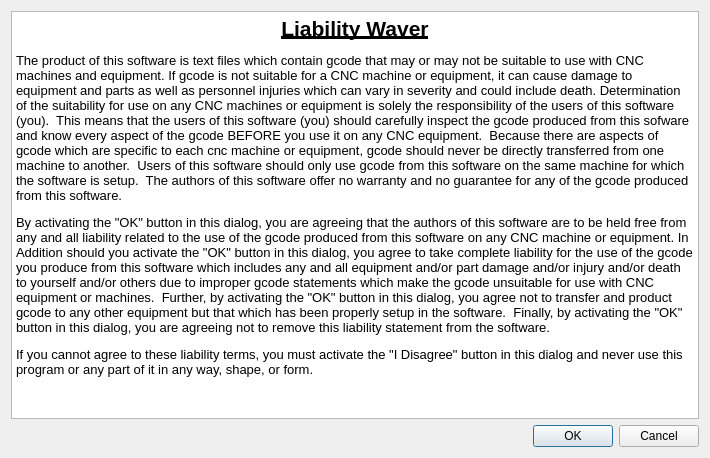
<?xml version="1.0" encoding="UTF-8"?>
<ui version="4.0">
 <class>liabilityWaver</class>
 <widget class="QDialog" name="liabilityWaver">
  <property name="geometry">
   <rect>
    <x>0</x>
    <y>0</y>
    <width>710</width>
    <height>458</height>
   </rect>
  </property>
  <property name="windowTitle">
   <string>Liability Waver</string>
  </property>
  <property name="modal">
   <bool>true</bool>
  </property>
  <layout class="QVBoxLayout" name="verticalLayout">
   <item>
    <widget class="QTextBrowser" name="textBrowser">
     <property name="enabled">
      <bool>true</bool>
     </property>
     <property name="html">
      <string>&lt;!DOCTYPE HTML PUBLIC &quot;-//W3C//DTD HTML 4.0//EN&quot; &quot;http://www.w3.org/TR/REC-html40/strict.dtd&quot;&gt;
&lt;html&gt;&lt;head&gt;&lt;meta name=&quot;qrichtext&quot; content=&quot;1&quot; /&gt;&lt;style type=&quot;text/css&quot;&gt;
p, li { white-space: pre-wrap; }
&lt;/style&gt;&lt;/head&gt;&lt;body style=&quot; font-family:'MS Shell Dlg 2'; font-size:8.25pt; font-weight:400; font-style:normal;&quot;&gt;
&lt;p align=&quot;center&quot; style=&quot; margin-top:12px; margin-bottom:12px; margin-left:0px; margin-right:0px; -qt-block-indent:0; text-indent:0px;&quot;&gt;&lt;span style=&quot; font-size:16pt; font-weight:600; text-decoration: underline;&quot;&gt;Liability Waver&lt;/span&gt;&lt;/p&gt;
&lt;p style=&quot; margin-top:12px; margin-bottom:12px; margin-left:0px; margin-right:0px; -qt-block-indent:0; text-indent:0px;&quot;&gt;&lt;span style=&quot; font-family:'MS Shell Dlg 2,sans-serif'; font-size:10pt;&quot;&gt;The product of this software is text files which contain gcode that may or may not be suitable to use with CNC machines and equipment. If gcode is not suitable for a CNC machine or equipment, it can cause damage to equipment and parts as well as personnel injuries which can vary in severity and could include death. Determination of the suitability for use on any CNC machines or equipment is solely the responsibility of the users of this software (you).  This means that the users of this software (you) should carefully inspect the gcode produced from this sofware and know every aspect of the gcode BEFORE you use it on any CNC equipment.  Because there are aspects of gcode which are specific to each cnc machine or equipment, gcode should never be directly transferred from one machine to another.  Users of this software should only use gcode from this software on the same machine for which the software is setup.  The authors of this software offer no warranty and no guarantee for any of the gcode produced from this software.  &lt;/span&gt;&lt;span style=&quot; font-size:8pt;&quot;&gt; &lt;/span&gt;&lt;/p&gt;
&lt;p style=&quot; margin-top:12px; margin-bottom:12px; margin-left:0px; margin-right:0px; -qt-block-indent:0; text-indent:0px;&quot;&gt;&lt;span style=&quot; font-family:'MS Shell Dlg 2,sans-serif'; font-size:10pt;&quot;&gt;By activating the &amp;quot;OK&amp;quot; button in this dialog, you are agreeing that the authors of this software are to be held free from any and all liability related to the use of the gcode produced from this software on any CNC machine or equipment. In Addition should you activate the &amp;quot;OK&amp;quot; button in this dialog, you agree to take complete liability for the use of the gcode you produce from this software which includes any and all equipment and/or part damage and/or injury and/or death to yourself and/or others due to improper gcode statements which make the gcode unsuitable for use with CNC equipment or machines.  Further, by activating the &amp;quot;OK&amp;quot; button in this dialog, you agree not to transfer and product gcode to any other equipment but that which has been properly setup in the software.  Finally, by activating the &amp;quot;OK&amp;quot; button in this dialog, you are agreeing not to remove this liability statement from the software.&lt;/span&gt;&lt;span style=&quot; font-size:8pt;&quot;&gt; &lt;/span&gt;&lt;/p&gt;
&lt;p style=&quot; margin-top:12px; margin-bottom:12px; margin-left:0px; margin-right:0px; -qt-block-indent:0; text-indent:0px;&quot;&gt;&lt;span style=&quot; font-family:'MS Shell Dlg 2,sans-serif'; font-size:10pt;&quot;&gt;If you cannot agree to these liability terms, you must activate the &amp;quot;I Disagree&amp;quot; button in this dialog and never use this program or any part of it in any way, shape, or form.&lt;/span&gt;&lt;span style=&quot; font-size:8pt;&quot;&gt; &lt;/span&gt;&lt;/p&gt;&lt;/body&gt;&lt;/html&gt;</string>
     </property>
    </widget>
   </item>
   <item>
    <widget class="QDialogButtonBox" name="buttonBox">
     <property name="focusPolicy">
      <enum>Qt::NoFocus</enum>
     </property>
     <property name="orientation">
      <enum>Qt::Horizontal</enum>
     </property>
     <property name="standardButtons">
      <set>QDialogButtonBox::Cancel|QDialogButtonBox::Ok</set>
     </property>
    </widget>
   </item>
  </layout>
 </widget>
 <resources/>
 <connections>
  <connection>
   <sender>buttonBox</sender>
   <signal>accepted()</signal>
   <receiver>liabilityWaver</receiver>
   <slot>accept()</slot>
   <hints>
    <hint type="sourcelabel">
     <x>248</x>
     <y>254</y>
    </hint>
    <hint type="destinationlabel">
     <x>157</x>
     <y>274</y>
    </hint>
   </hints>
  </connection>
  <connection>
   <sender>buttonBox</sender>
   <signal>rejected()</signal>
   <receiver>liabilityWaver</receiver>
   <slot>reject()</slot>
   <hints>
    <hint type="sourcelabel">
     <x>316</x>
     <y>260</y>
    </hint>
    <hint type="destinationlabel">
     <x>286</x>
     <y>274</y>
    </hint>
   </hints>
  </connection>
 </connections>
</ui>
